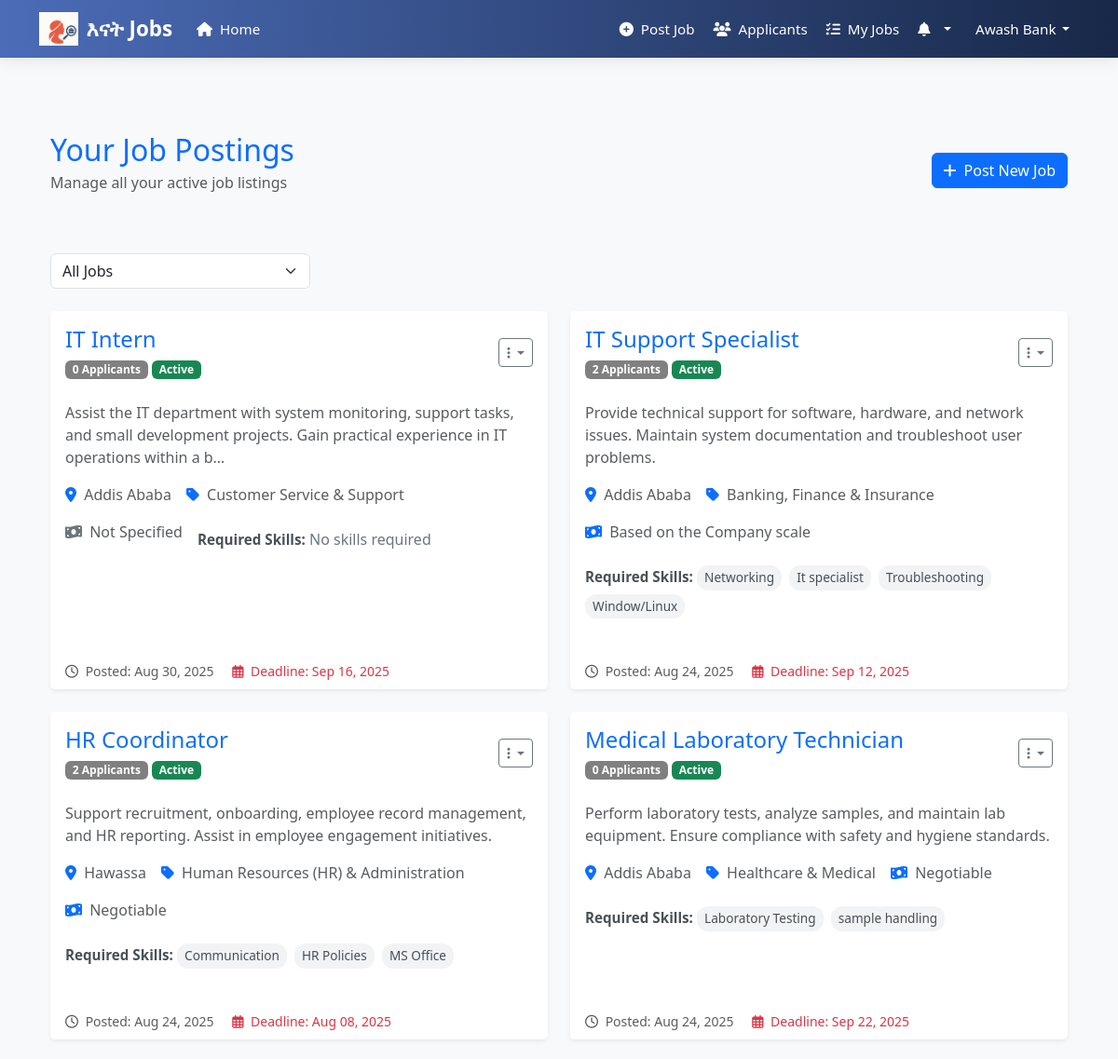
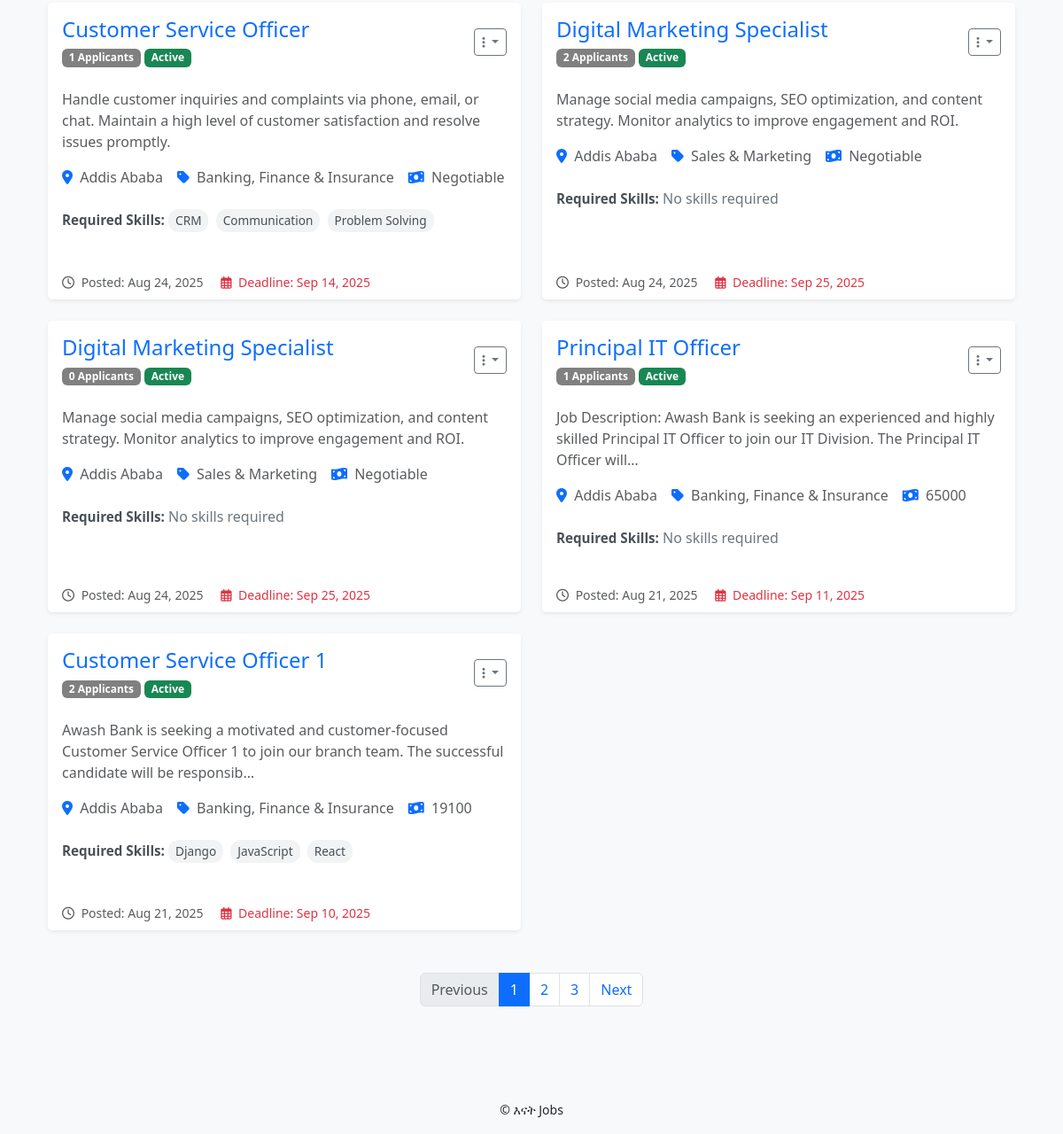
The page /myjob/ (signed in) on the database its author committed (2 pictures, top to bottom).
### job/models.py (models this page shows, shortened)
class User(AbstractUser):
    is_employer = models.BooleanField(default=False)
    is_job_seeker = models.BooleanField(default=False)
    phone_number = models.CharField(max_length=15, blank=True, null=True)
    groups = models.ManyToManyField(
        'auth.Group',
        related_name='job_user_groups',  # Add this
        blank=True,
        help_text='The groups this user belongs to.',
        verbose_name='groups'
    )
    user_permissions = models.ManyToManyField(
        'auth.Permission',
        related_name='job_user_permissions',  # Add this
        blank=True,
        help_text='Specific permissions for this user.',
        verbose_name='user permissions'
    )

class EmployerProfile(models.Model):
    user = models.OneToOneField(User, on_delete=models.CASCADE)
    comapany_name = models.CharField(max_length=255)
    website = models.URLField(blank=True, null=True)
    About_company = models.TextField(blank=True, null=True)
    contact_phone = models.CharField(max_length=15, blank=True, null=True)
    contact_email = models.EmailField(blank=True, null=True)
    address = models.CharField(max_length=255, blank=True, null=True)
    logo = models.ImageField(upload_to='company_logos/', blank=True, null=True)
    linkedin_url = models.URLField(blank=True, null=True)
    twitter_url = models.URLField(blank=True, null=True)
    facebook_url = models.URLField(blank=True, null=True)

class Job(models.Model):
    employer = models.ForeignKey(EmployerProfile, on_delete=models.CASCADE)
    title = models.CharField(max_length=255)
    description = models.TextField()
    category = models.ForeignKey(JobCategory, on_delete=models.SET_NULL, null=True)
    required_skills = models.ManyToManyField("Skill", blank=True)
    location = models.CharField(max_length=255)
    job_type = models.CharField(max_length=50, choices=[('full-time','Full-time'),('part-time','Part-time'),('internship','Internship')])
    salary_range = models.CharField(max_length=50, blank=True)
    posted_on = models.DateTimeField(auto_now_add=True)
    deadline = models.DateField()
    is_active = models.BooleanField(default=True)  # 👈 new field

class JobCategory(models.Model):
    name = models.CharField(max_length=100)

class Skill(models.Model):
    name = models.CharField(max_length=100, unique=True)

### job/views.py (the view)
# urls.py: path('myjob/',views.myjob, name='myjob'),
@role_required('employer')
def myjob(request):
    if not request.user.is_employer:
        return render(request, 'job/myjob.html', {'jobs': Job.objects.none(), 'all_jobs': []})
    all_jobs = Job.objects.filter(employer__user=request.user).order_by('-posted_on')  # For the dropdown
    jobs = all_jobs
    job_id = request.GET.get('job_id')
    if job_id:
        jobs = jobs.filter(id=job_id)
    context = {
        'jobs': jobs,          # Jobs to display
        'all_jobs': all_jobs,  # All jobs for dropdown
    }
    return render(request, 'job/myjob.html', context)

### job/context_processors.py (called while the page is built)
def notifications(request):
    if request.user.is_authenticated:
        all_notifications = request.user.notifications_received.order_by('-created_at')
        return {
            'notifications': all_notifications
        }
    return {}

def notification_count(request):
    if request.user.is_authenticated:
        count = Notification.objects.filter(recipient=request.user, is_read=False).count()
        return {'notifications_unread_count': count}
    return {'notifications_unread_count': 0}

### job/templates/job/myjob.html (shortened to what this page needs)
{% extends 'seeker_base.html' %}
{% block content %}
<div class="container py-5">
    <div class="d-flex justify-content-between align-items-center mb-5">
        <div>
            <h2 class="text-primary mb-1">Your Job Postings</h2>
            <p class="text-muted">Manage all your active job listings</p>
        </div>
        <a href="{% url 'post_jobs' %}" class="btn btn-primary">
            <i class="fas fa-plus me-2"></i>Post New Job
        </a>
    </div>
    <form method="get" class="mb-4 d-flex gap-2">
    <select name="job_id" class="form-select w-auto">
    <option value="">All Jobs</option>
</select>
</form>
    {% if jobs %}
    <div class="row">
        {% for job in jobs %}
        <div class="col-lg-6 mb-4">
            <div class="card h-100 shadow-sm border-0">
                <div class="card-header bg-white border-0 d-flex justify-content-between align-items-center pt-3">
                    <div>
                        <h4 class="card-title mb-1 text-primary">{{ job.title }}</h4>
                        <span class="badge" style="background-color: gray;">
    {{ job.jobapplication_set.count }} Applicants
</span>
                       <span class="badge bg-{{ job.is_active|yesno:'success,secondary' }}">
    {{ job.is_active|yesno:"Active,Inactive" }}
</span>
                    </div>
                    <div class="dropdown">
                        <button class="btn btn-sm btn-outline-secondary dropdown-toggle" type="button"
                            id="jobDropdown{{ job.id }}" data-bs-toggle="dropdown" aria-expanded="false">
                            <i class="fas fa-ellipsis-v"></i>
                        </button>
                    </div>
                </div>
                <div class="card-body">
                    <p class="card-text text-muted">{{ job.description|truncatechars:150 }}</p>
                    <div class="d-flex flex-wrap gap-3 mb-3">
                        <span class="text-muted">
                            <i class="fas fa-map-marker-alt text-primary me-1"></i>
                            {{ job.location }}
                        </span>
                        <span class="text-muted">
                            <i class="fas fa-tag text-primary me-1"></i>
                            {{ job.category.name }}
                        </span>
                        <span class="text-muted">
                            {% if job.salary_range %}
                            <i class="fas fa-money-bill-wave text-primary me-1"></i>
                            {{ job.salary_range }}
                            {% else %}
                            <i class="fas fa-money-bill-wave text-secondary me-1"></i>
                            Not Specified
                            {% endif %}
                        </span>
                <div style="margin-top: 8px;">
    <strong style="font-size: 0.95rem; color: #495057;">Required Skills:</strong>
    {% if job.required_skills.all %}
        {% for skill in job.required_skills.all %}
            <span style="
                display: inline-block;
                background-color: #f1f3f5;
                color: #495057;
                padding: 3px 8px;
                border-radius: 12px;
                font-size: 0.85rem;
                margin-right: 4px;
                margin-bottom: 4px;
            ">
                {{ skill.name }}
            </span>
        {% endfor %}
    {% else %}
        <span class="text-secondary">No skills required</span>
    {% endif %}
</div>
                    </div>
                </div>
                <div class="card-footer bg-white border-0 d-flex justify-content-between align-items-center">
                    <div>
                        <small class="text-muted me-3">
                            <i class="far fa-clock me-1"></i>
                            Posted: {{ job.posted_on|date:"M d, Y" }}
                        </small>
                        <small class="text-{{ job.deadline|timeuntil|yesno:'danger,success' }}">
                            <i class="far fa-calendar-alt me-1"></i>
                            Deadline: {{ job.deadline|date:"M d, Y" }}
                        </small>
                    </div>
                </div>
            </div>
        </div>
        {% endfor %}
    </div>
    <nav aria-label="Job pagination" class="mt-4">
        <ul class="pagination justify-content-center">
            <li class="page-item disabled">
                <a class="page-link" href="#" tabindex="-1">Previous</a>
            </li>
            <li class="page-item active"><a class="page-link" href="#">1</a></li>
            <li class="page-item"><a class="page-link" href="#">2</a></li>
            <li class="page-item"><a class="page-link" href="#">3</a></li>
            <li class="page-item">
                <a class="page-link" href="#">Next</a>
            </li>
        </ul>
    </nav>
    {% endif %}
</div>
{% endblock %}

### job/templates/seeker_base.html (shortened to what this page needs)
    {% load static %}
    <!DOCTYPE html>
    <html lang="en">
    <head>
        <link rel="stylesheet" href="https://cdn.jsdelivr.net/npm/bootstrap@5.3.2/dist/css/bootstrap.min.css">
        <link rel="stylesheet" href="https://cdnjs.cloudflare.com/ajax/libs/font-awesome/6.4.0/css/all.min.css">
    </head>
    <body>
        <nav class="navbar navbar-expand-lg navbar-dark fixed-top">
            <div class="container">
                <a class="navbar-brand" href="{% url 'main' %}">
                    <img src="{% static 'jobs/images/enat.png' %}" alt="Enat Jobs" style="height:36px; width:auto; margin-right:8px;">
                    እናት Jobs
                </a>
                <div class="collapse navbar-collapse" id="navbarNav">
                    <ul class="navbar-nav me-auto mb-2 mb-lg-0">
                        <li class="nav-item">
                            {% if user.is_authenticated %}
                                {% if user.is_superuser %}
                                    <a class="nav-link" href="{% url 'admin_dashboard' %}"><i class="fas fa-home me-1"></i> Home</a>
                                {% elif user.is_job_seeker %}
                                    <a class="nav-link" href="{% url 'job_seeker_dashboard' %}"><i class="fas fa-home me-1"></i> Home</a>
                                                                    <li class="nav-item d-none d-lg-block"><a class="nav-link" href="{% url 'browse_jobs' %}"><i class="fas fa-list me-1"></i> Browse Jobs</a></li>
                                {% elif user.is_employer %}
                                    <a class="nav-link" href="{% url 'employer_dashboard' %}"><i class="fas fa-home me-1"></i> Home</a>
                                {% endif %}
                            {% else %}
                                <a class="nav-link" href="{% url 'main' %}"><i class="fas fa-home me-1"></i> Home</a>
                            {% endif %}
                        </li>
                    </ul>
                    <ul class="navbar-nav ms-auto align-items-lg-center">
                        {% if user.is_authenticated %}
                            {% if user.is_superuser %}
                                <li class="nav-item"><a class="nav-link" href="{% url 'admin_dashboard' %}"><i class="fas fa-tachometer-alt me-1"></i> Dashboard</a></li>
                                <li class="nav-item"><a class="nav-link" href="{% url 'userlist' %}"><i class="fas fa-users me-1"></i> Users</a></li>
                                <li class="nav-item dropdown">
                                <a class="nav-link dropdown-toggle" href="#" id="jobsDropdown" role="button" data-bs-toggle="dropdown" aria-expanded="false">
                                    <i class="fas fa-briefcase me-1"></i> Jobs
                                </a>
                                <ul class="dropdown-menu" aria-labelledby="jobsDropdown">
                                    <li><a class="dropdown-item" href="{% url 'browse_jobs' %}">All Jobs</a></li>
                                    <li><a class="dropdown-item" href="{% url 'active_jobs' %}">Active Jobs</a></li>
                                    <li><a class="dropdown-item" href="{% url 'expired_jobs' %}">Expired Jobs</a></li>
                                    <li><a class="dropdown-item" href="{% url 'job_applied_show_admin' %}">Job Applications</a></li>
                                </ul>
                                </li>
                            {% elif user.is_employer %}
                                <li class="nav-item"><a class="nav-link" href="{% url 'post_jobs' %}"><i class="fas fa-plus-circle me-1"></i> Post Job</a></li>
                                <li class="nav-item"><a class="nav-link" href="{% url 'view_all_applicants_employer' %}"><i class="fas fa-users me-1"></i> Applicants</a></li>                                <li class="nav-item"><a class="nav-link" href="{% url 'myjob' %}"><i class="fas fa-tasks me-1"></i> My Jobs</a></li>
                            {% endif %}
                            <li class="nav-item dropdown me-lg-2">
                                <a class="nav-link dropdown-toggle position-relative" href="#" id="notifDropdown" role="button"
                                data-bs-toggle="dropdown" aria-expanded="false">
                                <i class="fas fa-bell me-1"></i>
                                </a>
                            </li>
                            <li class="nav-item dropdown">
                                <a class="nav-link dropdown-toggle d-flex align-items-center" href="#" id="profileDropdown" role="button" data-bs-toggle="dropdown" aria-expanded="false">
                                    {% if user.seekerprofile %}
                                        <img src="{{ user.seekerprofile.avatar.url }}" alt="Profile" class="profile-img me-1" onerror="this.style.display='none'">
                                        <span class="d-none d-lg-inline">{{ user.seekerprofile.first_name|title }} {{ user.seekerprofile.last_name|title }}</span>
                                    {% elif user.employerprofile %}
                                        <span class="d-none d-lg-inline">{{ user.employerprofile.comapany_name|title }}</span>
                                    {% else %}
                                        <span class="d-none d-lg-inline">{{ user.username|title }}</span>
                                    {% endif %}
                                </a>
                            </li>
                        {% else %}
                            <li class="nav-item"><a class="nav-link" href="{% url 'login' %}"><i class="fas fa-sign-in-alt me-1"></i> Login</a></li>
                            <li class="nav-item"><a class="btn btn-outline-light ms-lg-2 mt-2 mt-lg-0" href="{% url 'register' %}"><i class="fas fa-user-plus me-1"></i> Register</a></li>
                        {% endif %}
                    </ul>
                </div>
            </div>
        </nav>
        <main class="container my-4">
            {% block content %}{% endblock %}
        </main>
        <footer class="bg-light text-center py-3 mt-auto">
            <div class="container">
                <small>&copy; {{ now.year }} እናት Jobs</small>
            </div>
        </footer>
    </body>
    </html>

### job/templates/seeker_base.html (style rules this page uses)
body { padding-top: 70px; background-color: #f8f9fa; -webkit-font-smoothing: antialiased; }
.navbar { background: linear-gradient(90deg, #4b6cb7, #182848); box-shadow: 0 4px 15px rgba(0,0,0,0.08); padding: 0.5rem 0; }
.navbar-brand { font-weight: 700; font-size: 1.4rem; color: #fff !important; display: flex; align-items: center; margin-right: 1rem; }
.navbar-nav .nav-link { white-space: nowrap; overflow: hidden; text-overflow: ellipsis; padding: 0.5rem 0.8rem; border-radius: 4px; transition: all 0.2s ease; }
.navbar .nav-link, .navbar .navbar-brand { color: #fff !important; }
.nav-item { margin: 0 2px; }
.nav-item.dropdown .dropdown-toggle::after { margin-left: 0.4rem; }
@media (max-width: 1200px) { .navbar-nav .nav-link { padding: 0.4rem 0.6rem; font-size: 0.95rem; } }
img { max-width: 100%; height: auto; display: block; }

### rows shown on the page
User: employerprofile.comapany_name "Awash Bank"
Job: title "IT Intern", jobapplication_set.count "0", is_active "Active", description "Assist the IT department with system monitoring, support tasks, and small development projects. Gain practical experience in IT operations within a b…", location "Addis Ababa", category.name "Customer Service & Support", salary_range "Not Specified", shows "No skills required", posted_on "Aug 30, 2025", deadline "Sep 16, 2025"
Job: title "IT Support Specialist", jobapplication_set.count "2", is_active "Active", description "Provide technical support for software, hardware, and network issues. Maintain system documentation and troubleshoot user problems.", location "Addis Ababa", category.name "Banking, Finance & Insurance", salary_range "Based on the Company scale", posted_on "Aug 24, 2025", deadline "Sep 12, 2025"
Skill: name "Networking"
Skill: name "It specialist"
Skill: name "Troubleshooting"
Skill: name "Window/Linux"
Job: title "HR Coordinator", jobapplication_set.count "2", is_active "Active", description "Support recruitment, onboarding, employee record management, and HR reporting. Assist in employee engagement initiatives.", location "Hawassa", category.name "Human Resources (HR) & Administration", salary_range "Negotiable", posted_on "Aug 24, 2025", deadline "Aug 08, 2025"
Skill: name "Communication"
Skill: name "HR Policies"
Skill: name "MS Office"
Job: title "Medical Laboratory Technician", jobapplication_set.count "0", is_active "Active", description "Perform laboratory tests, analyze samples, and maintain lab equipment. Ensure compliance with safety and hygiene standards.", location "Addis Ababa", category.name "Healthcare & Medical", salary_range "Negotiable", posted_on "Aug 24, 2025", deadline "Sep 22, 2025"
Skill: name "Laboratory Testing"
Skill: name "sample handling"
Job: title "Customer Service Officer", jobapplication_set.count "1", is_active "Active", description "Handle customer inquiries and complaints via phone, email, or chat. Maintain a high level of customer satisfaction and resolve issues promptly.", location "Addis Ababa", category.name "Banking, Finance & Insurance", salary_range "Negotiable", posted_on "Aug 24, 2025", deadline "Sep 14, 2025"
Skill: name "CRM"
Skill: name "Problem Solving"
Job: title "Digital Marketing Specialist", jobapplication_set.count "2", is_active "Active", description "Manage social media campaigns, SEO optimization, and content strategy. Monitor analytics to improve engagement and ROI.", location "Addis Ababa", category.name "Sales & Marketing", salary_range "Negotiable", shows "No skills required", posted_on "Aug 24, 2025", deadline "Sep 25, 2025"
Job: title "Digital Marketing Specialist", jobapplication_set.count "0", is_active "Active", description "Manage social media campaigns, SEO optimization, and content strategy. Monitor analytics to improve engagement and ROI.", location "Addis Ababa", category.name "Sales & Marketing", salary_range "Negotiable", shows "No skills required", posted_on "Aug 24, 2025", deadline "Sep 25, 2025"
Job: title "Principal IT Officer", jobapplication_set.count "1", is_active "Active", description "Job Description: Awash Bank is seeking an experienced and highly skilled Principal IT Officer to join our IT Division. The Principal IT Officer will…", location "Addis Ababa", category.name "Banking, Finance & Insurance", salary_range "65000", shows "No skills required", posted_on "Aug 21, 2025", deadline "Sep 11, 2025"
Job: title "Customer Service Officer 1", jobapplication_set.count "2", is_active "Active", description "Awash Bank is seeking a motivated and customer-focused Customer Service Officer 1 to join our branch team. The successful candidate will be responsib…", location "Addis Ababa", category.name "Banking, Finance & Insurance", salary_range "19100", posted_on "Aug 21, 2025", deadline "Sep 10, 2025"
Skill: name "Django"
Skill: name "JavaScript"
Skill: name "React"
